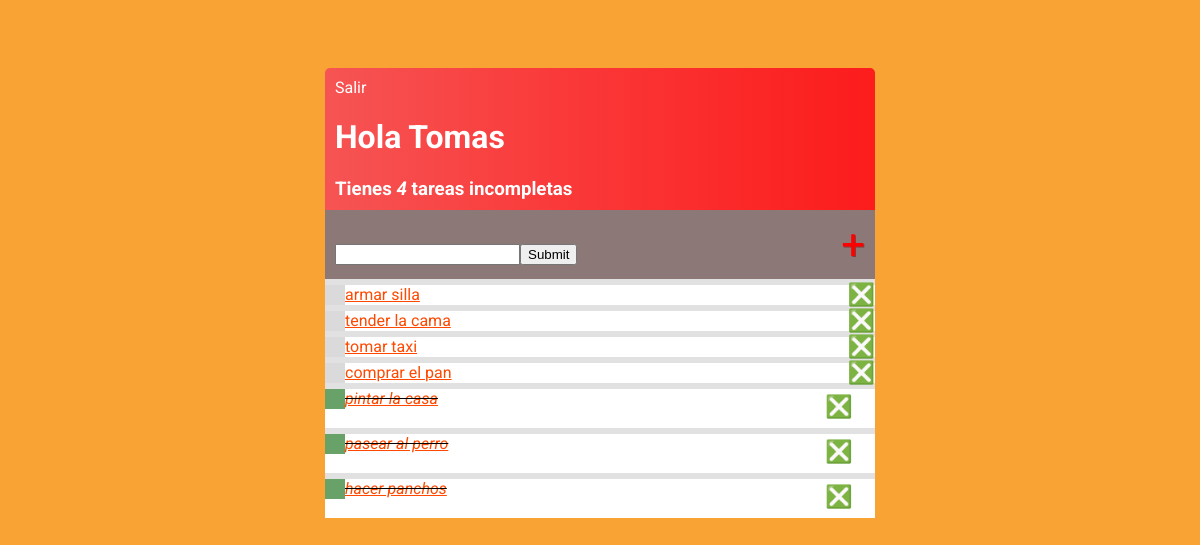
The app's page / (signed in) with its own data.
### base/models.py (models this page shows)
class Tarea(models.Model):
    usuario = models.ForeignKey(User, on_delete=models.CASCADE
                                ,null=True
                                ,blank= True)
    titulo = models.CharField(max_length=200)
    descripcion = models.TextField(null=True,blank= True)
    completo = models.BooleanField(default=False)
    creado =models.DateTimeField(auto_now_add=True)
    def __str__(self):
        return self.titulo
    class Meta:
        ordering = ["completo"]

### base/views.py (the view)
# urls.py: path("", ListaPendientes.as_view(), name = 'Tareas'),
class ListaPendientes(LoginRequiredMixin, ListView):
    model = Tarea
    context_object_name =  "tareas"
    def get_context_data(self, **kwargs):
         context = super().get_context_data(**kwargs)
         context["tareas"] = context["tareas"].filter(usuario=self.request.user)
         context["count"] = context["tareas"].filter(completo  = False).count()
         valor_buscado = self.request.GET.get("area-buscar") or ''
         if valor_buscado:
             context["tareas"] = context["tareas"].filter(titulo__contains=valor_buscado)
         context["valor_buscado"] = valor_buscado
         return context

### base/templates/base/tarea_list.html
{% extends 'base/principal.html'%}
{% block content%}
<div class="barra-superior">
  <div>
    {% if request.user.is_authenticated%}
    <a href = "{% url 'Logout'  %}"> Salir </a>
    {% else %}
    <a href = "{% url 'Login'  %}"> Ingresar </a>
    {% endif %}
    <h1>Hola {{request.user|title}}</h1>
    <h3 style = "margin:0">Tienes <i> {{count}}</i> tarea{{count|pluralize}} incompleta{{count|pluralize}}</h3>
  </div>
</div>
<div id= "envoltorio-agregar-buscar">
  <form method="GET" style= "margin-top:20px; display:flex;">
    <input type= "text" name = "area-buscar" value = "{{valor_buscado}}">
    <input class = "boton" type="submit" name="Buscar">
  </form>
  <a id= "enlace-agregar" href = "{% url 'crear-tarea'%}">&#x2B; </a>
</div>
<div class="envoltorio-items-tarea">
  {%for tarea in tareas%}
  <div class="envoltorio-tarea">
   {%if tarea.completo%}
    <div class="titulo-tarea">
      <div class="icono-tarea-completa"></div>
      <i><s><a href = "{%url 'editar-tarea' tarea.id %}">{{tarea}} </a></s></i>
    </div>
    <a class= "enlace-eliminar-completo" href= "{% url 'eliminar-tarea' tarea.id %}">&#x274E;</a>
    {%else%}
    <div class="titulo-tarea">
      <div class="icono-tarea-incompleta"></div>
      <a href = "{%url 'editar-tarea' tarea.id %}">{{tarea}} </a>
    <a class= "enlace-eliminar-incompleto" href= "{% url 'eliminar-tarea' tarea.id %}">&#x274E;</a>
    {%endif%}
  </div>
  {%empty%}
  <h3> No hay elementos en esta lista </h3>
  {%endfor%}
</div>
{% endblock content%}

### base/templates/base/principal.html (style rules this page uses)
body { background-color: #F9A334; font-family: 'Roboto', sans-serif; padding-top: 60px; }
h1, h2, h3, h4, h5, h6 { font-family: 'Roboto', sans-serif; }
a, p { color: #FF4900; }
.barra-superior { display: flex; justify-content: space-between; color: #ffffff; padding: 10px; border-radius: 5px 5px 0 0; background: Linear-gradient(90deg ,#F65454 0%,#FA3939 43% ,#FC1C1C 100%); }
.barra-superior a { color: #FFFFFF; text-decoration: none; }
.envoltorio-tarea { align-items: center; justify-content:space-between; background-color: #ffffff; border-top: 6px solid rgb(225, 225, 225) }
.titulo-tarea { display: flex; }
.icono-tarea-completa { height: 20px; width: 20px; background-color: rgb(105, 162, 105) }
.icono-tarea-incompleta { height: 20px; width: 20px; background-color: rgb(218, 218, 218) }
.enlace-eliminar-completo { text-decoration: none; font-weight: 900; font-size: 22px; line-height: 0; position: relative; top: -10px; left: 500px; }
.enlace-eliminar-incompleto { text-decoration: none; font-weight: 900; font-size: 22px; line-height: 0; padding-top: 10px; position: sticky; top: -10px; left: 888px; }
#envoltorio-agregar-buscar { background-color: #8D7878; display:flex; justify-content:space-between; align-items:center; padding:10px; }
#enlace-agregar { color: #FF0000; text-decoration:none; font-size:42px; text-shadow:1px 1px #81413B; }

### records on screen
Tarea: titulo "armar silla"
Tarea: titulo "tender la cama"
Tarea: titulo "tomar taxi"
Tarea: titulo "comprar el pan"
Tarea: titulo "pintar la casa"
Tarea: titulo "pasear al perro"
Tarea: titulo "hacer panchos"

### other values on screen
{{ request.user|title }} "Tomas"
{{ count }} "4"
